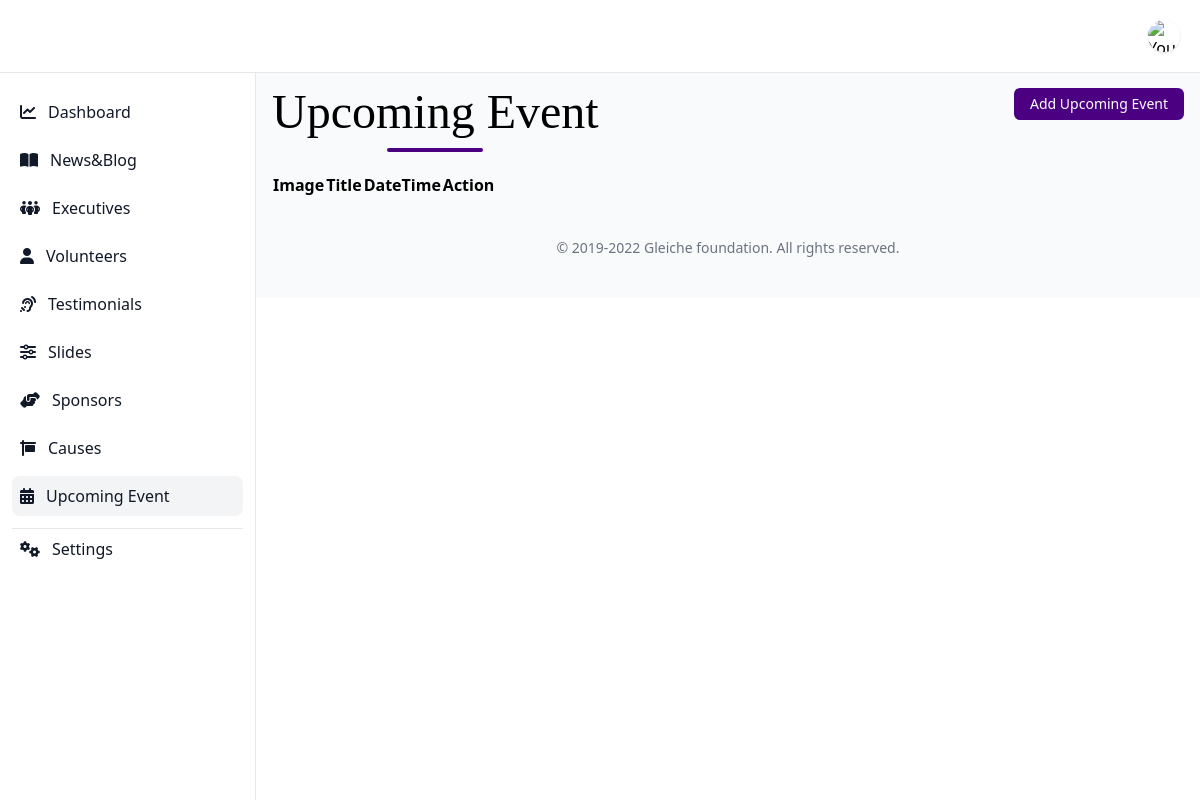
The app's page /system/upcoming_events/, older data.
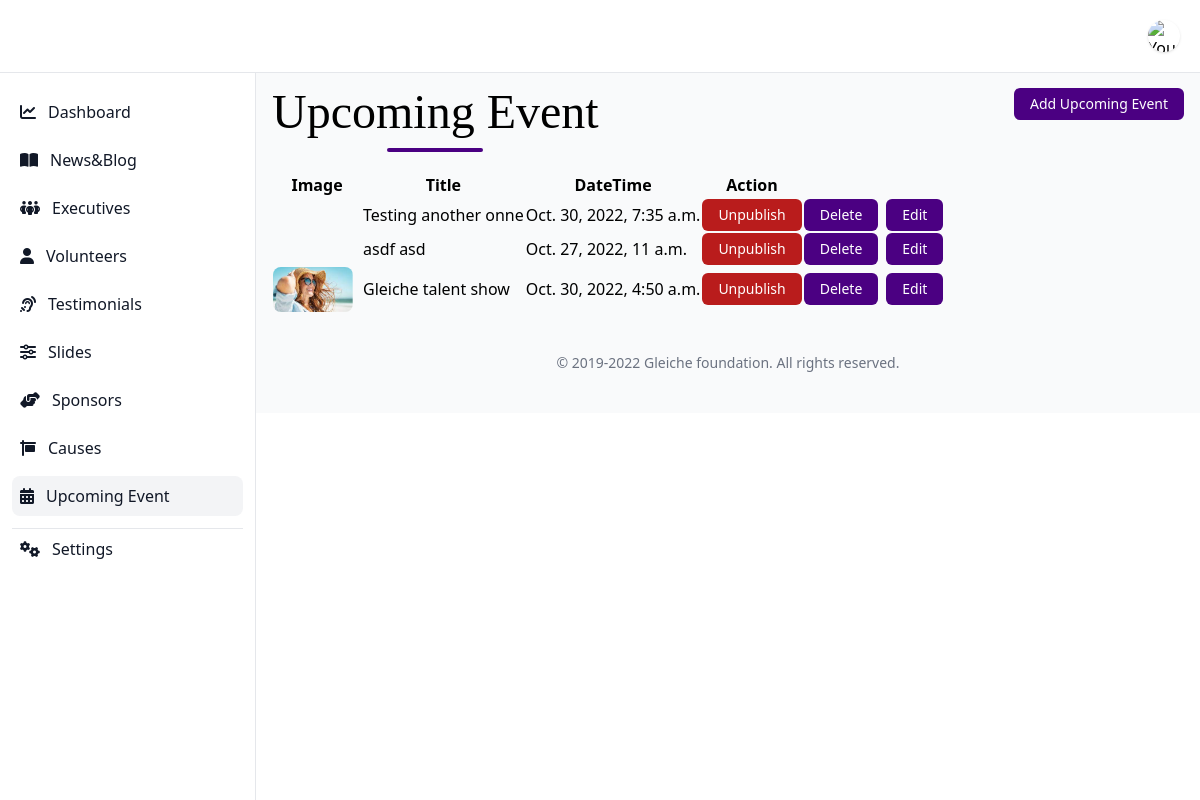
The same page, newer data.
### backend/models.py (models this page shows, shortened)
class UpcomingEvent(models.Model):
    title = models.CharField(max_length=200, null=False)
    date_time = models.DateTimeField()
    content = models.TextField()
    image = models.ImageField(upload_to=upcoming_upload_to_dir, default=default_gleiche_banner_image, blank=True)
    publish = models.BooleanField(default=False)
    date_created = models.DateTimeField(auto_now_add=True)

### backend/views.py (the view)
# urls.py: path('upcoming_events/', views.upcoming_events, name="system_upcoming_events"),
def upcoming_events(request):
    upcoming_events = UpcomingEvent.objects.all().order_by('-date_created')
    data = {
        'upcoming_events': upcoming_events
    }
    return render(request, 'backend/upcoming_events.html', data)

### backend/templates/backend/upcoming_events.html (shortened to what this page needs)
{% extends 'backend/main.html' %}
{% block main %}
<div class="flex justify-between">
    {% include 'backend/includes/page_header.html' with title='Upcoming Event' %}
    <div>
        {% url 'add_upcoming_event' as action_url %}
        {% include 'backend/components/link_button.html' with text="Add Upcoming Event" link=action_url %}
    </div>
</div>
<div class=" mt-5">
    <table class="table_id display">
        <thead>
            <tr>
                <th>Image</th>
                <th>Title</th>
                <th>DateTime</th>
                <th>Action</th>
                <th></th>
            </tr>
        </thead>
        <tbody>
            {% for item in upcoming_events %}
            <tr>
                <td>
                    <div class="flex flex-col items-center">
                        <div class="w-20 mr-2">
                            <img class="rounded-lg" src="/static/images{{item.image.url}}" alt="">
                        </div>
                    </div>
                </td>
                <td>{{item.title}}</td>
                <td>{{item.date_time}}</td>
                <td>
                    {% if item.publish == 0 %}
                    <button
                        class="inline-block px-4 py-1.5 bg-blue-500 hover:bg-blue-200 hover:shadow-2xl transition-all rounded-md text-white text-sm change_publish_status"
                        data-executive_id="{{item.id}}" data-publish_executive="{{item.publish}}">Pubish
                    </button>
                    {% else %}
                    <button
                        class="inline-block px-4 py-1.5 bg-red-700 hover:bg-red-200 hover:shadow-2xl transition-all rounded-md text-white text-sm change_publish_status"
                        data-executive_id="{{item.id}}" data-publish_executive="{{item.publish}}">Unpublish
                    </button>
                    {% endif %}
                </td>
                <td>
                    <div class="flex">
                        <form action="{% url 'delete_upcoming_event' item.id %}" method="POST" class="mr-2">
                            {% include 'backend/components/submit_button.html' with text="Delete" style="bg-red-700" %}
                        </form>
                        {% url 'update_upcoming_event' item.id as updated_action_url %}
                        {% include 'backend/components/link_button.html' with text="Edit" link=updated_action_url %}
                    </div>
                </td>
            </tr>
            {% endfor %}
        </tbody>
    </table>
</div>
{% endblock %}

### backend/templates/backend/components/link_button.html
<a href="{{link}}"
    class="inline-block px-4 py-1.5 bg-primary hover:bg-primary-200 hover:shadow-2xl transition-all rounded-md text-white text-sm {{style}}">
    {{text}}
</a>

### backend/templates/backend/components/submit_button.html
<button type="submit"
    class="inline-block px-4 py-1.5 bg-primary hover:bg-primary-200 hover:shadow-2xl transition-all rounded-md text-white text-sm {{style}}">
    {{text}}
</button>

Row changes from the older to the newer data that the page shows:
added UpcomingEvent: title "Testing another onne", date_time "Oct. 30, 2022, 7:35 a.m.", text "Delete", text "Edit"
added UpcomingEvent: title "asdf asd", date_time "Oct. 27, 2022, 11 a.m.", text "Delete", text "Edit"
added UpcomingEvent: image (picture), title "Gleiche talent show", date_time "Oct. 30, 2022, 4:50 a.m.", text "Delete", text "Edit"
